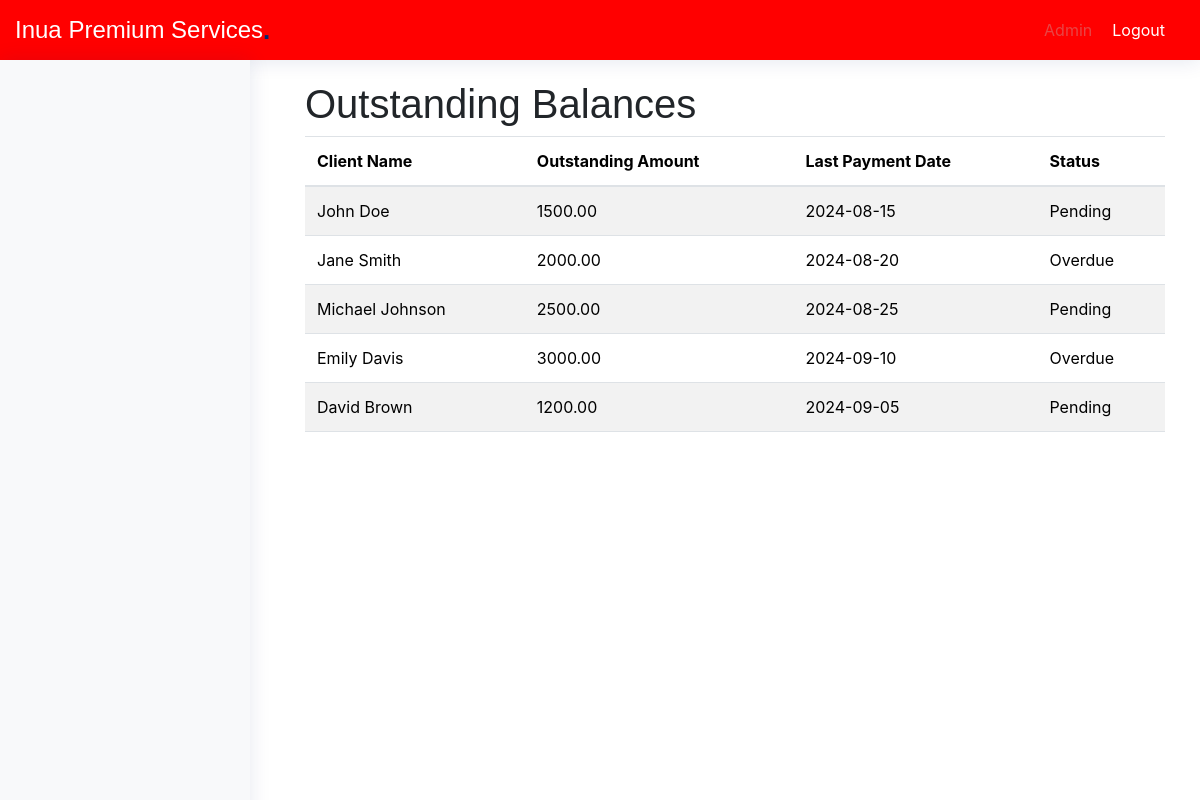
Page /admin/arears.php on the committed database.
### tables this page shows
CREATE TABLE `outstanding_balance` (
  `id` int(11) NOT NULL,
  `loan_id` int(11) DEFAULT NULL,
  `borrower_name` varchar(255) NOT NULL,
  `amount` decimal(10,2) NOT NULL,
  `due_date` date DEFAULT NULL,
  `status` varchar(50) NOT NULL
);

### includes/functions.php (called while the page is built, shortened)
<?php
function db_connect() {
    $host = 'localhost';
    $db = 'microfinance';
    $user = 'root';
    $pass = '';
    try {
        return new PDO("mysql:host=$host;dbname=$db", $user, $pass, [
            PDO::ATTR_ERRMODE => PDO::ERRMODE_EXCEPTION,
            PDO::ATTR_DEFAULT_FETCH_MODE => PDO::FETCH_ASSOC,
        ]);
    } catch (PDOException $e) {
        die('Connection failed: ' . $e->getMessage());
    }
}
function getOutstandingBalance() {
    $pdo = db_connect();
    $query = "SELECT loan_id, borrower_name, amount, due_date, status FROM outstanding_balance";
    try {
        $stmt = $pdo->query($query);
        return $stmt->fetchAll();
    } catch (PDOException $e) {
        die("Database query failed: " . $e->getMessage());
    }
}
?>

### admin/arears.php (the view, shortened to what this page needs)
<?php
include_once("../includes/functions.php");
$outstandingBalances = getOutstandingBalance();
?>
<!DOCTYPE html>
<html lang="en">
<head>
    <link href="assets/vendor/bootstrap/css/bootstrap.min.css" rel="stylesheet">
    <link href="assets/vendor/bootstrap-icons/bootstrap-icons.css" rel="stylesheet">
    <link href="assets/css/style.css" rel="stylesheet">
</head>
<body class="admin-page">
    <?php
    include("includes/header.php");
    include("../includes/sidebar.php");
    ?>
    <main class="main">
        <section id="outstanding-balance" class="outstanding-balance section">
            <div class="container">
                <h1>Outstanding Balances</h1>
                <div class="table-container">
                    <table class="table table-striped">
                        <thead>
                            <tr>
                                <th>Client Name</th>
                                <th>Outstanding Amount</th>
                                <th>Last Payment Date</th>
                                <th>Status</th>
                            </tr>
                        </thead>
                        <tbody>
                            <?php if (!empty($outstandingBalances)): ?>
                                <?php foreach ($outstandingBalances as $balance): ?>
                                    <tr>
                                        <td><?php echo htmlspecialchars($balance['borrower_name']); ?></td>
                                        <td><?php echo htmlspecialchars($balance['amount']); ?></td>
                                        <td><?php echo htmlspecialchars($balance['due_date']); ?></td>
                                        <td><?php echo htmlspecialchars($balance['status']); ?></td>
                                    </tr>
                                <?php endforeach; ?>
                            <?php else: ?>
                                <tr>
                                    <td colspan="4">No outstanding balances found.</td>
                                </tr>
                            <?php endif; ?>
                        </tbody>
                    </table>
                </div>
            </div>
        </section>
    </main>
</body>
</html>

### admin/includes/header.php (shortened to what this page needs)
<header id="header" class="header" style="background-color:red">
        <div class="container-fluid d-flex align-items-center justify-content-between">
            <a href="index.html" class="logo d-flex align-items-center me-auto me-xl-0">
                <h1 class="sitename">Inua Premium Services</h1><span>.</span>
            </a>
            <nav id="navmenu" class="navmenu">
                <ul>
                    <li><a href="admin.php" class="active">Admin</a></li>
                    <li><a href="index.php?logout=1">Logout</a></li>
                </ul>
            </nav>
        </div>
    </header>

### includes/sidebar.php (shortened to what this page needs)
<!DOCTYPE html>
<html lang="en">
<head>
    <link rel="stylesheet" href="../assets/css/bootstrap.min.css">
</head>
<body>
    <aside class="sidebar">
    </aside>
</body>
</html>

### admin/assets/css/style.css (style rules this page uses)
:root { scroll-behavior: smooth; }
body { font-family: "Open Sans", sans-serif; background: #f6f9ff; color: #444444; }
a { color: #4154f1; text-decoration: none; }
h1, h2, h3, h4, h5, h6 { font-family: "Nunito", sans-serif; }
.logo { line-height: 1; }
@media (min-width: 1200px) { .logo { width: 280px; } }
.logo span { font-size: 26px; font-weight: 700; color: #012970; font-family: "Nunito", sans-serif; }
.header { transition: all 0.5s; z-index: 997; height: 60px; box-shadow: 0px 2px 20px rgba(1, 41, 112, 0.1); background-color: #fff; padding-left: 20px; }
.sidebar { position: fixed; top: 60px; left: 0; bottom: 0; width: 300px; z-index: 996; transition: all 0.3s; padding: 20px; overflow-y: auto; scrollbar-width: thin; scrollbar-color: #aab7cf transparent; box-shadow: 0px 0px 20px rgba(1, 41, 112, 0.1); background-color: #fff; }

### admin/arears.php (style rules this page uses)
body { background-color: #ffffff; color: #212529; font-family: 'Open Sans', sans-serif; margin: 0; }
.header { background-color: #e84545; color: #ffffff; padding: 10px 0; display: flex; justify-content: space-between; align-items: center; }
.header .logo h1 { color: #ffffff; margin: 0; font-size: 24px; }
.header .navmenu ul { list-style: none; padding: 0; margin: 0; display: flex; }
.header .navmenu ul li { margin-right: 20px; }
.header .navmenu ul li a { color: #ffffff; text-decoration: none; }
.header .navmenu ul li a.active, .header .navmenu ul li a:hover { color: #e84545; }
.sidebar { background-color: #ffffff; color: #3a3939; padding: 20px; width: 250px; position: fixed; height: 100%; overflow: auto; }
.main { margin-left: 270px; padding: 20px; }
.table-container { overflow-x: auto; }

### includes/sidebar.php (style rules this page uses)
.sidebar { background-color: #f8f9fa; padding: 10px; height: 100vh; width: 250px; position: fixed; }

### rows in the picture
outstanding_balance: borrower_name "John Doe", amount "1500.00", due_date "2024-08-15", status "Pending"
outstanding_balance: borrower_name "Jane Smith", amount "2000.00", due_date "2024-08-20", status "Overdue"
outstanding_balance: borrower_name "Michael Johnson", amount "2500.00", due_date "2024-08-25", status "Pending"
outstanding_balance: borrower_name "Emily Davis", amount "3000.00", due_date "2024-09-10", status "Overdue"
outstanding_balance: borrower_name "David Brown", amount "1200.00", due_date "2024-09-05", status "Pending"
